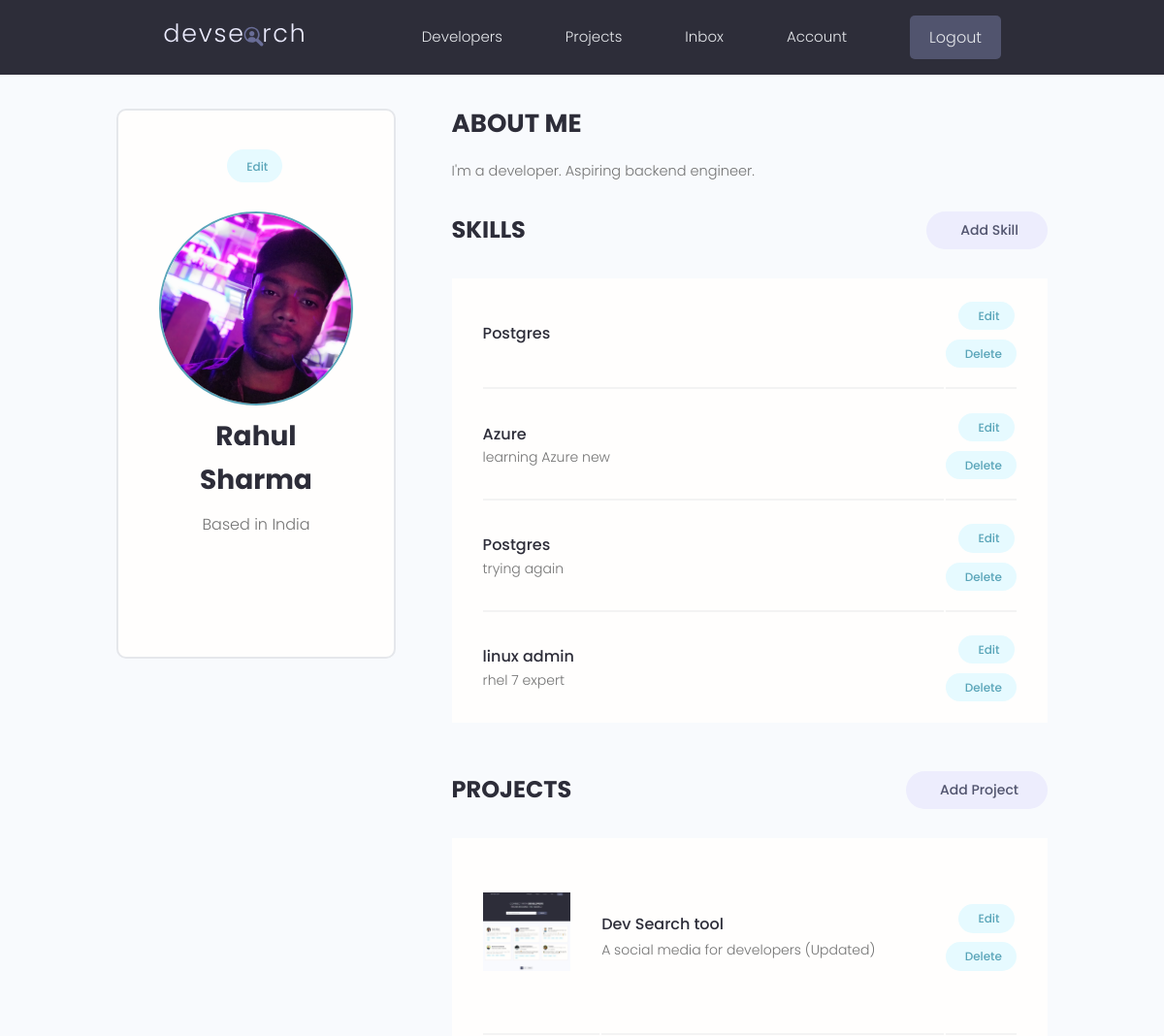
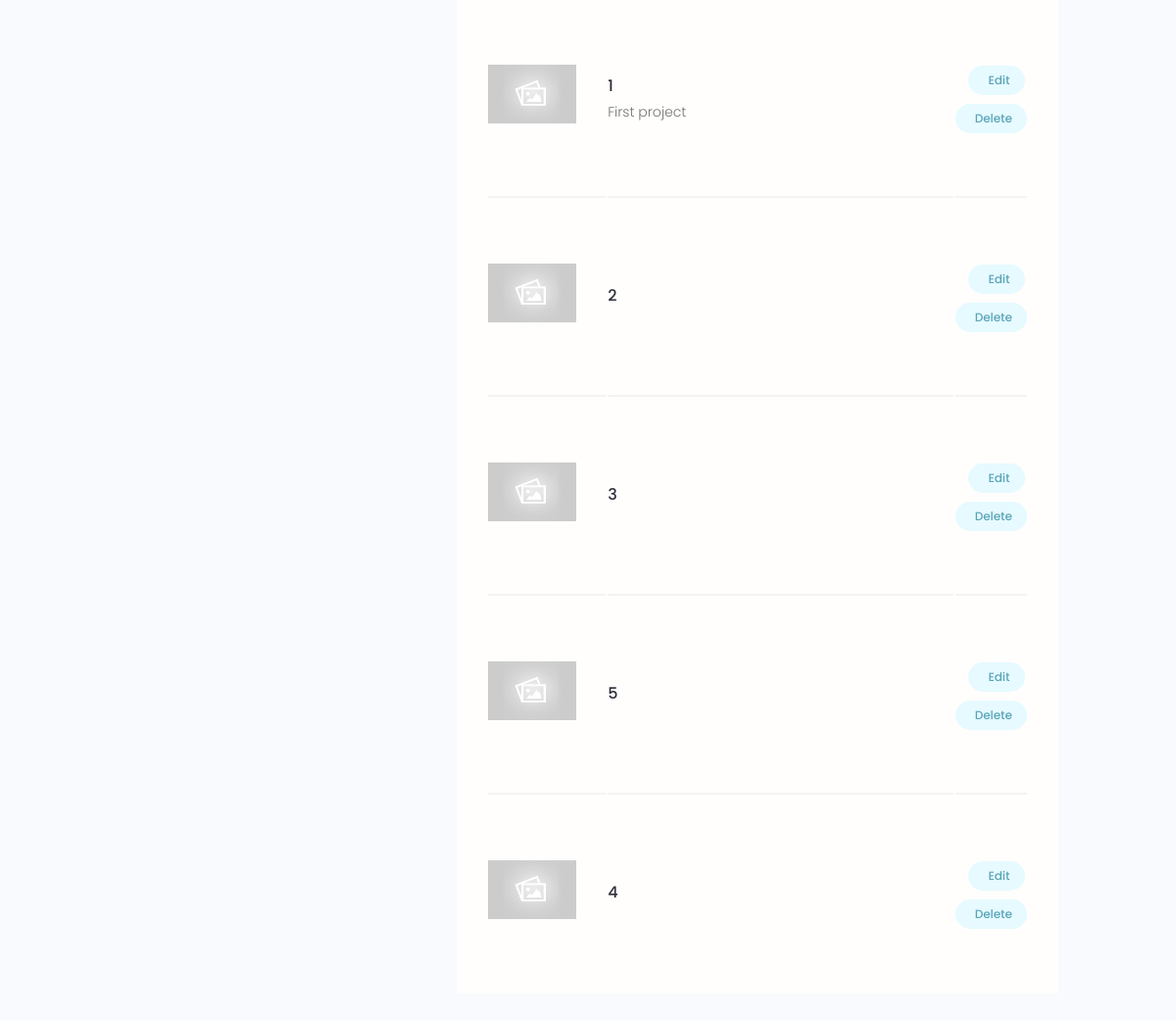
/account/ (signed in), run on the app's committed database (2 pictures, top to bottom).
### users/models.py (models this page shows, shortened)
class Profile(models.Model):
    user = models.OneToOneField(
        User, on_delete=models.CASCADE, null=True, blank=True)
    name = models.CharField(max_length=200, blank=True, null=True)
    email = models.EmailField(max_length=500, blank=True, null=True)
    username = models.CharField(max_length=200, blank=True, null=True)
    location = models.CharField(max_length=200, blank=True, null=True)
    short_intro = models.CharField(max_length=200, blank=True, null=True)
    bio = models.TextField(blank=True, null=True)
    profile_image = models.ImageField(
        null=True, blank=True, upload_to='profiles/', default="profiles/user-default.png")
    social_github = models.CharField(max_length=200, blank=True, null=True)
    social_twitter = models.CharField(max_length=200, blank=True, null=True)
    social_linkedin = models.CharField(max_length=200, blank=True, null=True)
    social_youtube = models.CharField(max_length=200, blank=True, null=True)
    social_website = models.CharField(max_length=200, blank=True, null=True)
    created = models.DateTimeField(auto_now_add=True)
    id = models.UUIDField(default=uuid.uuid4, unique=True,
                          primary_key=True, editable=False)

class Skill(models.Model):
    owner = models.ForeignKey(
        Profile, on_delete=models.CASCADE, null=True, blank=True)
    name = models.CharField(max_length=200, blank=True, null=True)
    description = models.TextField(null=True, blank=True)
    created = models.DateTimeField(auto_now_add=True)
    id = models.UUIDField(default=uuid.uuid4, unique=True,
                          primary_key=True, editable=False)

### projects/models.py (models this page shows, shortened)
class Project(models.Model):
    owner = models.ForeignKey(
        Profile, null=True, blank=True, on_delete=models.CASCADE)
    title = models.CharField(max_length = 200)
    description = models.TextField(null = True, blank = True)
    featured_image = models.ImageField(null = True, blank = True, default = 'default.jpg')
    demo_link = models.CharField(max_length = 2000, null = True, blank = True)
    source_link = models.CharField(max_length = 2000, null = True, blank = True)
    tags = models.ManyToManyField('Tag', blank = True)
    vote_total = models.IntegerField(default = 0, null = True, blank = True)
    vote_ratio = models.IntegerField(default = 0, null = True, blank = True)
    created = models.DateTimeField(auto_now_add = True)
    id = models.UUIDField(default = uuid.uuid4, unique = True, primary_key = True, editable = False)
    class Meta:
        ordering = ['-vote_ratio', '-vote_total', 'created']

### users/views.py (the view)
# urls.py: path('account/', views.userAccount, name="account"),
@login_required(login_url='login')
def userAccount(request):
    profile = request.user.profile
    skills = profile.skill_set.all()
    projects = profile.project_set.all()
    context = {'profile': profile, 'skills': skills, 'projects': projects}
    return render(request, 'users/account.html', context)

### users/templates/users/account.html (shortened to what this page needs)
{% extends 'main.html' %}
{% block content %}
<main class="settingsPage profile my-md">
  <div class="container">
    <div class="layout">
      <div class="column column--1of3">
        <div class="card text-center">
          <div class="card__body dev">
            <a class="tag tag--pill tag--main settings__btn" href="{% url 'edit-account' %}">
              Edit</a>
            <img class="avatar avatar--xl dev__avatar" src="{{profile.profile_image.url}}" />
            <h2 class="dev__name">{{profile.name}}</h2>
            <p class="dev__location">Based in {{profile.location}}</p>
            <ul class="dev__social">
            </ul>
          </div>
        </div>
      </div>
      <div class="column column--2of3">
        <div class="devInfo">
          <h3 class="devInfo__title">About Me</h3>
          <p class="devInfo__about">{{profile.bio}}</p>
        </div>
        <div class="settings">
          <h3 class="settings__title">Skills</h3>
          <a class="tag tag--pill tag--sub settings__btn tag--lg" href="{% url 'create-skill' %}"> Add Skill</a>
        </div>
        <table class="settings__table">
          {% for skill in skills %}
          <tr>
            <td class="settings__tableInfo">
              <h4>{{skill.name}}</h4>
              <p>
                {{skill.description}}
              </p>
            </td>
            <td class="settings__tableActions">
              <a class="tag tag--pill tag--main settings__btn" href="{% url 'update-skill' skill.id %}"> Edit</a>
              <a class="tag tag--pill tag--main settings__btn" href="{% url 'delete-skill' skill.id %}?next=/account">
                Delete</a>
            </td>
          </tr>
          {% endfor %}
        </table>
        <div class="settings">
          <h3 class="settings__title">Projects</h3>
          <a class="tag tag--pill tag--sub settings__btn tag--lg" href="{% url 'create-project' %}"> Add Project</a>
        </div>
        <table class="settings__table">
          {% for project in projects %}
          <tr>
            <td class="settings__thumbnail">
              <a href="{% url 'project' project.id %}"><img src="{{project.featured_image.url}}" alt="Project Thumbnail" /></a>
            </td>
            <td class="settings__tableInfo">
              <a href="{% url 'project' project.id %}">{{project.title}}</a>
              <p>{{project.description|slice:"150"}}</p>
            </td>
            <td class="settings__tableActions">
              <a class="tag tag--pill tag--main settings__btn" href="{% url 'update-project' project.id %}"> Edit</a>
              <a class="tag tag--pill tag--main settings__btn"
                href="{% url 'delete-project'  project.id %}?next=/account">
                Delete</a>
            </td>
          </tr>
          {% endfor %}
        </table>
      </div>
    </div>
  </div>
</main>
{% endblock %}

### static/styles/app.css (style rules this page uses)
:root { --color-sub: #2d2d39; }
.card { border: 2px solid var(--color-light); }
img { width: 100%; }
.profile .card > .dev { padding: 4rem; }
.dev__avatar { display: block; margin: auto; }
.dev__name { color: var(--color-sub); font-size: 2.8rem; font-weight: 700; margin-top: 1rem; margin-bottom: 0.5rem; }
.dev__location { margin-top: 1rem; }
.dev__social { margin: 3rem 0; list-style: none; display: flex; justify-content: center; gap: 1.5rem; }
.devInfo { margin-bottom: 3rem; }
.devInfo__title, .devInfo__subtitle { font-size: 2.6rem; color: var(--color-sub); text-transform: uppercase; font-weight: 700; margin-bottom: 1.5rem; }
.devInfo__about, .devSkill__info { font-size: 1.45rem; line-height: 1.7; text-align: justify; }
.settingsPage .dev > .settings__btn { display: inline-block; margin-bottom: 3rem; }
.settings { display: flex; justify-content: space-between; align-items: center; }
.settings__title { font-size: 2.4rem; text-transform: uppercase; font-weight: 700; color: var(--color-sub); }
.settings__table { margin-top: 3rem; margin-bottom: 5rem; padding: 0 3rem; background: var(--color-white); }
.settings__table tr { width: 100%; }
.settings__table tr > td { padding: 2rem 0; }
.settings__table tr:not(:last-child) td { border-bottom: 2px solid var(--color-white-light); }
.settings__thumbnail { width: 23%; min-width: 10rem; }
.settings__thumbnail img { padding-right: 3rem; height: 15rem; object-fit: contain; }
.settings__tableInfo { width: 100%; }
.settings__tableInfo h4, .settings__tableInfo a { padding-right: 1rem; width: auto; font-size: 1.6rem; font-weight: 500; color: var(--color-sub); }
.settings__tableInfo p { font-size: 1.4rem; }
.settings__tableActions { text-align: right; }

### static/uikit/styles/modules/_variables.css (style rules this page uses)
:root { --color-main: #5aa5b9; --color-main-light: #e6faff; --color-sub: #3f4156; --color-sub-light: #51546e; --color-sub-lighter: #ededfd; --color-text: #737373; --color-gray: #8b8b8b; --color-light: #e5e7eb; --color-light-gray: #767676; --color-bg: #f8fafd; --color-white: #fffefd; --color-white-light: #f3f3f3; --color-success: #359e64; --color-success-bg: #def8e8; --color-error: #fc4b0b; --color-error-bg: #fff2ee; --font-base: 'Poppins', arial, helvetica, 'Segoe UI', roboto, ubuntu, sans-serif; --font-monospace: 'Fira Code', 'Courier New', courier, monospace; --font-regular: 300; --font-medium: 500; --font-bold: 700; --generic-shadow: 1px 1px 5px #00000010; --generic-transition: all 0.3s ease-in-out; }

### static/uikit/styles/modules/_base.css (style rules this page uses)
* { margin: 0; padding: 0; box-sizing: border-box; text-rendering: optimizeLegibility; color: inherit; font-size: inherit; }
html { font-size: 50%; }
@media only screen and (min-width: 480px) { html { font-size: 56.25%; } }
@media only screen and (min-width: 1200px) { html { font-size: 62.5%; } }
body { line-height: 1.6; font-weight: 400; font-size: 1.5rem; color: var(--color-text); background-color: var(--color-bg); min-height: 100vh; }

### static/uikit/styles/modules/_typography.css (style rules this page uses)
* { font-family: var(--font-base); }
h2 { font-size: 3.6rem; font-weight: var(--font-bold); }
h3 { font-size: 3.2rem; font-weight: var(--font-medium); }
h4 { font-size: 2.8rem; font-weight: var(--font-medium); }
p, span, strong { font-size: 1.6rem; color: var(--color-text); font-weight: var(--font-regular); }
a { padding-bottom: 2px; text-decoration: none; display: inline-block; color: var(--color-main); font-weight: var(--font-medium); }

### static/uikit/styles/modules/_utilities.css (style rules this page uses)
.container { width: 92%; max-width: 165rem; margin: 0 auto; box-sizing: border-box; }
@media screen and (min-width: 1000px) { .container { width: 90%; } }
@media screen and (min-width: 1200px) { .container { width: 80%; } }
.text-center { text-align: center; }
.my-md { margin: 3rem auto; }

### static/uikit/styles/modules/_avatar.css (style rules this page uses)
.avatar { border-radius: 50%; border: 2px solid var(--color-main); object-fit: cover; }
.avatar--xl { height: 20rem; width: 20rem; }

### static/uikit/styles/modules/_card.css (style rules this page uses)
.card { border-radius: 1rem; background-color: var(--color-white); border: 1.5px solid var(--color-light); width: auto; height: auto; margin-top: 0.5rem; margin-bottom: 0.5rem; overflow: hidden; }
.card__body, .card__header { padding: 2rem 2.5rem; }

### static/uikit/styles/modules/_layout.css (style rules this page uses)
.layout { display: flex; flex-flow: row wrap; justify-content: space-between; }
.layout > .column { margin-bottom: 3rem; }
.layout > .column.column--1of3 { flex-basis: 30%; }
.layout > .column.column--2of3 { flex-basis: 64%; }

### data on the page
Profile: profile_image (picture), name "Rahul Sharma", location "India", bio "I'm a developer. Aspiring backend engineer."
Skill: name "Postgres"
Skill: name "Azure", description "learning Azure new"
Skill: name "Postgres", description "trying again"
Skill: name "linux admin", description "rhel 7 expert"
Project: featured_image (picture), title "Dev Search tool", description "A social media for developers (Updated)"
Project: featured_image (placeholder picture), title "1", description "First project"
Project: featured_image (placeholder picture), title "2"
Project: featured_image (placeholder picture), title "3"
Project: featured_image (placeholder picture), title "5"
Project: featured_image (placeholder picture), title "4"
